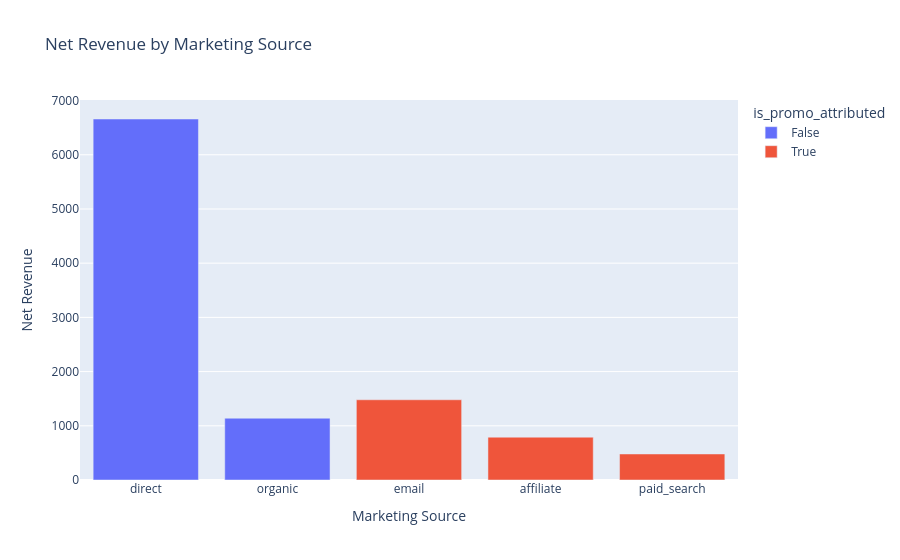

Source (notebook cell):
### Code cell
fig = px.bar(
    marketing,
    x='marketing_source',
    y='net_revenue',
    color='is_promo_attributed',
    title='Net Revenue by Marketing Source',
    labels={'marketing_source': 'Marketing Source', 'net_revenue': 'Net Revenue'},
)
fig.show()

### Figure 1 — Plotly figure (JSON) as saved in the notebook; plotly's stock layout.template omitted (floating-point values rounded to 4 significant figures)
{"data": [{"hovertemplate": "is_promo_attributed=False<br>Marketing Source=%{x}<br>Net Revenue=%{y}<extra></extra>", "legendgroup": "False", "marker": {"color": "#636efa", "pattern": {"shape": ""}}, "name": "False", "orientation": "v", "showlegend": true, "textposition": "auto", "type": "bar", "x": ["direct", "organic"], "xaxis": "x", "y": [6660.0, 1140.0], "yaxis": "y"}, {"hovertemplate": "is_promo_attributed=True<br>Marketing Source=%{x}<br>Net Revenue=%{y}<extra></extra>", "legendgroup": "True", "marker": {"color": "#EF553B", "pattern": {"shape": ""}}, "name": "True", "orientation": "v", "showlegend": true, "textposition": "auto", "type": "bar", "x": ["email", "affiliate", "paid_search"], "xaxis": "x", "y": [1480.0, 790.0, 480.0], "yaxis": "y"}], "layout": {"barmode": "relative", "legend": {"title": {"text": "is_promo_attributed"}, "tracegroupgap": 0}, "title": {"text": "Net Revenue by Marketing Source"}, "xaxis": {"anchor": "y", "domain": [0.0, 1.0], "title": {"text": "Marketing Source"}}, "yaxis": {"anchor": "x", "domain": [0.0, 1.0], "title": {"text": "Net Revenue"}}}}
